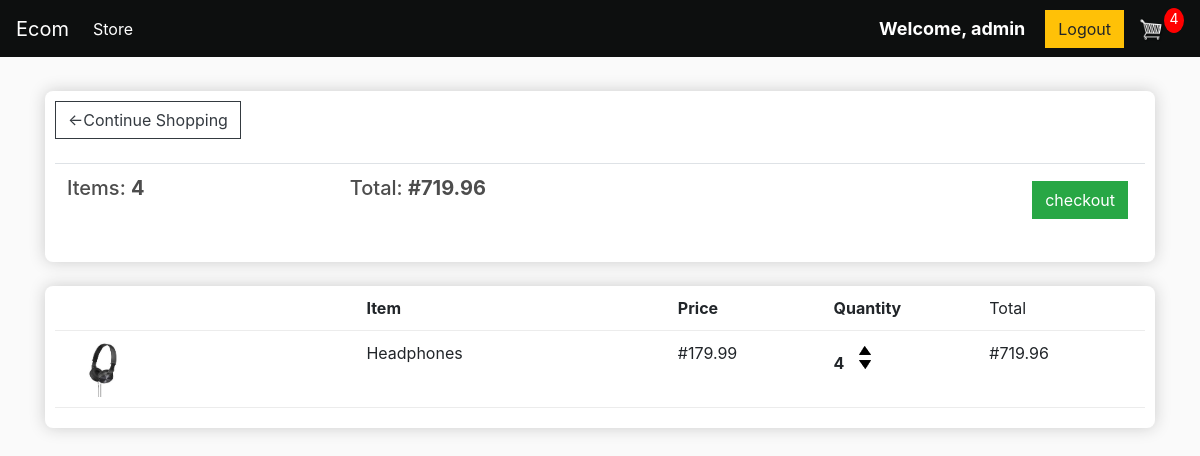
/cart/ (signed in), run on an earlier commit of the app's database.
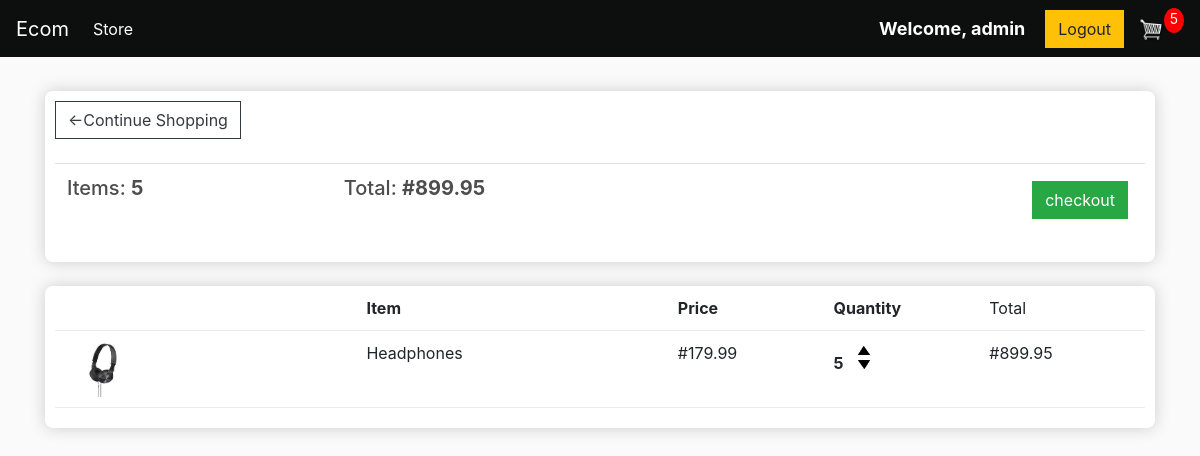
And on a later commit of the database.
### store/models.py (models this page shows, shortened)
class Order(models.Model):
    customer = models.ForeignKey(Customer, on_delete=models.SET_NULL, null=True, blank=True)
    date_ordered = models.DateTimeField(auto_now_add=True)
    complete = models.BooleanField(default=False)
    transcation_id = models.CharField(max_length=100, null=True)
    @property
    def get_cart_total(self):
        orderitems = self.orderitem_set.all()
        total = sum([item.get_total for item in orderitems])
        return total
    @property
    def get_cart_items(self):
        orderitems = self.orderitem_set.all()
        total = sum([item.quantity for item in orderitems])
        return total

class OrderItem(models.Model):
    product = models.ForeignKey(Product, on_delete=models.SET_NULL, null=True)
    order = models.ForeignKey(Order, on_delete=models.SET_NULL, null=True)
    quantity = models.IntegerField(default=0, null=True, blank=True)
    date_added = models.DateTimeField(auto_now_add=True)
    @property
    def get_total(self):
        total = self.product.price * self.quantity
        return total

class Product(models.Model):
    name = models.CharField(max_length=200, null=True)
    price = models.DecimalField(max_digits=7, decimal_places=2)
    digital = models.BooleanField(default=False, null=True, blank=False)
    image = models.ImageField(null=True, blank=True )
    @property
    def imageUrl(self):
        try:
            url = self.image.url
        except:
            url = ''
        return url

### store/views.py (the view)
# urls.py: path('cart/', views.cart, name="cart"),
def cart(request):
	data = cartData(request)
	cartItems = data['cartItems']
	order = data['order']
	items = data['items']
	context = {'items': items, 'order': order, 'cartItems': cartItems}
	return render(request, 'store/cart.html', context)

### store/utils.py (called while the page is built)
def cartData(request):
	if request.user.is_authenticated:
		customer = request.user.customer
		order, created = Order.objects.get_or_create(
			customer=customer, complete=False)
		items = order.orderitem_set.all()
		cartItems = order.get_cart_items
	else:
		cookieData = cookieCart(request)
		cartItems = cookieData['cartItems']
		order = cookieData['order']
		items = cookieData['items']
	return {'cartItems': cartItems, 'order': order, 'items': items}

### store/templates/store/cart.html
{% extends 'store/main.html' %}
{% load static %}
{% block content %}
<div class="row">
    <div class="col-lg-12">
        <div class="box-element">
            <a class="btn btn-outline-dark" href="{% url 'store' %}">&#x2190;Continue Shopping</a>
            <br>
            <br>
            <table class="table">
                <tr>
                    <th><h5>Items: <strong>{{order.get_cart_items}}</strong></h5></th>
                    <th><h5>Total: <strong>#{{order.get_cart_total|floatformat:2}}</strong></h5></th>
                    <th>
                        <a style="float:right;margin:5px" class= "btn
                        btn-success"  href="{% url 'checkout'%}">checkout</a>
                    </th>
                </tr>
            </table>
        </div>
        <br>
        <div class="box-element">
            <div class="cart-row">
                <div style="flex:2"></div>
                <div style="flex:2"><strong>Item</strong></div>
                <div style="flex:1"><strong>Price</strong></div>
                <div style="flex:1"><strong>Quantity</strong></div>
                <div style="flex:1"><st<rong>Total</strong></div>
            </div>
            {% for item in items %}
            <div class="cart-row">
                <div style="flex:2"><img class="row-image" src="{{item.product.imageUrl}}"></div>
                <div style="flex:2">{{item.product.name}}</div>
                <div style="flex:1">#{{item.product.price|floatformat:2}}</div>
                <div style="flex:1">
                    <p class="quantity">{{item.quantity}}</p>
                    <div class="quantity">
                        <img data-product={{item.product.id}} data-action="add" class="chg-quantity update-cart" src="{% static 'images/arrow-up.png' %}">
                        <img  data-product={{item.product.id}} data-action="remove" class="chg-quantity update-cart" src="{% static 'images/arrow-down.png' %}">
                    </div>
                </div>
                <div style="flex:1">#{{item.get_total}}</div>
            </div>
            {% endfor %}
        </div>
    </div>
</div>
{% endblock content %}

### store/templates/store/main.html (shortened to what this page needs)
<!DOCTYPE html>
{% load static %}
<html>
<head>
    <link rel="stylesheet" href="https://stackpath.bootstrapcdn.com/bootstrap/4.4.1/css/bootstrap.min.css"
>
    <link rel="stylesheet" type="text/css" href="{% static 'css/main.css' %}">
</head>
<body>
    <nav class="navbar navbar-expand-lg navbar-dark bg-dark">
        <a class="navbar-brand" href="{% url 'store' %}">Ecom</a>
        <div class="collapse navbar-collapse" id="navbarSupportedContent">
            <ul class="navbar-nav mr-auto">
                <li class="nav-item active">
                    <a class="nav-link" href="{% url 'store' %}">Store <span class="sr-only">(current)</span></a>
                </li>
            </ul>
            <div class="form-inline my-2 my-lg-0">
                {% if user.is_authenticated %}
                <span class="hello-msg"><strong>Welcome, {{request.user}} <br></strong></span>
                <a href="{% url 'logout' %}" class="btn btn-warning">Logout</a>
                {% else %}
                <a href="{% url 'login'%}" class="btn btn-warning">Login</a>
                {% endif %}
                <a href="{% url 'cart' %}">
                    <img id="cart-icon" src="{% static 'images/cart.png' %}">
                </a>
                <p id="cart-total">{{cartItems}}</p>
            </div>
        </div>
    </nav>
    <div class="container">
        <br>
        {% block content %}
        {% endblock content %}
    </div>
</body>
</html>

### static/css/main.css (style rules this page uses)
body { background-color: hsl(0, 0%, 98%); }
h1, h2, h3, h4, h5, h6 { color: hsl(0, 0%, 30%); }
.box-element { box-shadow: hsl(0, 0%, 80%) 0 0 16px; background-color: #fff; border-radius: 8px; padding: 10px; }
.bg-dark { background-color: #0d0f0f !important; }
#cart-icon { width: 25px; display: inline-block; margin-left: 15px; }
#cart-total { display: block; text-align: center; color: #fff; background-color: red; width: 20px; height: 25px; border-radius: 50%; font-size: 14px; }
.col-lg-4, .col-lg-6, .col-lg-8, .col-lg-12 { margin-top: 10px; }
.btn { border-radius: 0; }
.row-image { width: 100px; }
.cart-row { display: flex; align-items: flex-stretch; padding-bottom: 10px; margin-bottom: 10px; border-bottom: 1px solid #ececec; }
.quantity { display: inline-block; font-weight: 700; padding-right: 10px; }
.chg-quantity { width: 12px; cursor: pointer; display: block; margin-top: 5px; transition: .1s; }

### store/templates/store/main.html (style rules this page uses)
.hello-msg { font-size: 18px; color: #fff; margin-right: 20px; }

What changed in the data, as far as the page shows it:
changed through a linked row, Order: get_cart_items "4" → "5"; get_cart_total "719.96" → "899.95"
changed OrderItem "Headphones": quantity "4" → "5"; get_total "719.96" → "899.95"
Also different on the page:
{{ cartItems }}: "4" → "5"
